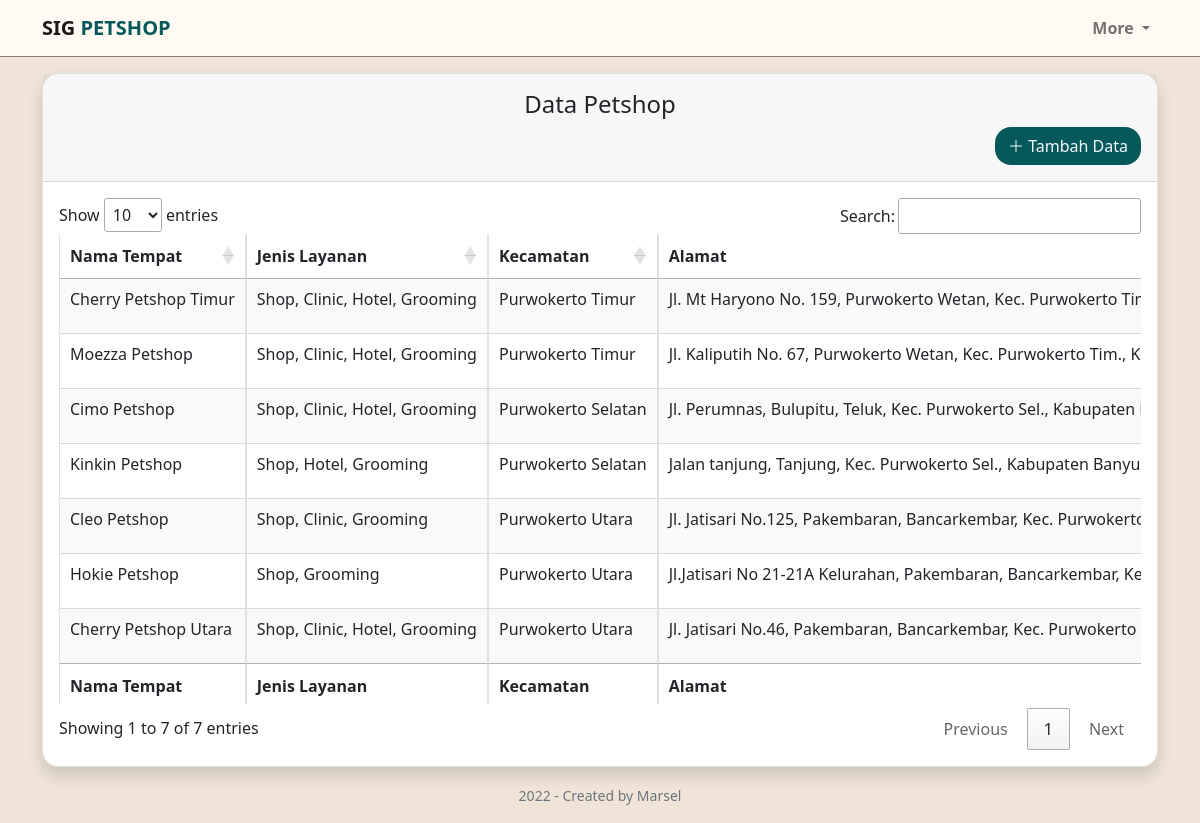
Screenshot of /admin/data-petshop.php (signed in) with the database file from the repository.
### tables this page shows
CREATE TABLE `lokasi` (
  `id_lokasi` int(2) NOT NULL,
  `nama` varchar(50) NOT NULL,
  `info` text NOT NULL,
  `alamat` text NOT NULL,
  `jadwal` text NOT NULL,
  `telp` varchar(20) NOT NULL,
  `layanan` varchar(255) NOT NULL,
  `id_kecamatan` int(2) NOT NULL,
  `id_kelurahan` int(2) NOT NULL,
  `lat` text NOT NULL,
  `lng` text NOT NULL,
  `id_admin` int(2) NOT NULL
);

CREATE TABLE `kecamatan` (
  `id_kecamatan` int(2) NOT NULL,
  `nama_kecamatan` varchar(50) NOT NULL
);

### admin/data-petshop.php (the view, shortened to what this page needs)
<?php
include "koneksi.php";
?>
<!DOCTYPE html>
<html lang="en">
  <head>
    <link href="https://cdn.jsdelivr.net/npm/bootstrap@5.1.3/dist/css/bootstrap.min.css" rel="stylesheet" />
    <link rel="stylesheet" href="https://cdn.datatables.net/1.12.0/css/jquery.dataTables.min.css" />
    <link rel="stylesheet" href="https://cdn.datatables.net/select/1.4.0/css/select.dataTables.min.css" />
    <link rel="stylesheet" href="https://cdn.jsdelivr.net/npm/bootstrap-icons@1.8.2/font/bootstrap-icons.css" />
    <link href="https://api.mapbox.com/mapbox-gl-js/v2.8.2/mapbox-gl.css" rel="stylesheet" />
    <link rel="stylesheet" href="style.css" />
  </head>
  <body>
    <section id="navbar">
      <nav class="navbar navbar-expand-lg navbar-light" style="background-color: #fffaf4">
        <div class="container">
          <a class="navbar-brand" href="dashboard.php">
            <strong>SIG <span style="color: #05595b">PETSHOP</span></strong>
          </a>
          <div class="collapse navbar-collapse justify-content-end" id="navbarTogglerDemo02">
            <ul class="navbar-nav mb-2 mb-lg-0">
              <li class="nav-item dropdown">
                <a class="nav-link dropdown-toggle" href="#" id="navbarDropdown" role="button" data-bs-toggle="dropdown" aria-expanded="false"> <strong>More</strong> </a>
              </li>
            </ul>
          </div>
        </div>
      </nav>
      <hr style="margin: 0px 0px; height: 1px; opacity: 0.5" />
    </section>
    <section id="table-data">
      <div class="table-data">
        <div class="container">
          <div class="card shadow">
            <div class="card-header py-3">
              <h4 class="text-center">Data Petshop</h4>
              <div class="d-flex justify-content-end">
                <a href="tambah-data.php" class="btn btn-block text-light" style="background-color: #05595b;"><i class="bi bi-plus-lg"></i> Tambah Data</a>
              </div>
            </div>
            <div class="card-body">
              <div class="table-responsive">
                <table class="table table-bordered display nowrap" id="dataTable" width="100%" cellspacing="0">
                  <thead>
                    <tr>
                      <th>Nama Tempat</th>
                      <th>Jenis Layanan</th>
                      <th>Kecamatan</th>
                      <th>Alamat</th>
                    </tr>
                  </thead>
                  <tbody>
                      <?php
                      $data = "SELECT l.id_lokasi, l.nama, l.alamat, l.layanan, k.nama_kecamatan
                        FROM lokasi l, kecamatan k WHERE l.id_kecamatan = k.id_kecamatan";
                      $query = mysqli_query($conn, $data);
                      while ($row = mysqli_fetch_assoc($query)) {
                        $id = $row['id_lokasi'];
                        $nama = $row['nama'];
                        $layanan = $row['layanan'];
                        $kecamatan = $row['nama_kecamatan'];
                        $alamat = $row['alamat'];
                        echo "
                        <tr>
                        <td>$id</td>
                        <td>$nama</td>
                        <td>$layanan</td>
                        <td>$kecamatan</td>
                        <td>$alamat</td>
                        <td><a class='btn btn-warning' href='edit-data.php?id=$id'>Ubah</a> <a class='btn btn-danger' href='proses.php?p=hapus_lokasi&&id=$id'>Hapus</a></td>
                        </tr>";
                      }
                      ?>
                  </tbody>
                  <tfoot>
                    <tr>
                      <th>Nama Tempat</th>
                      <th>Jenis Layanan</th>
                      <th>Kecamatan</th>
                      <th>Alamat</th>
                    </tr>
                  </tfoot>
                </table>
              </div>
            </div>
          </div>
        </div>
      </div>
    </section>
    <section id="footer">
      <div class="py-3">
        <div class="container">
          <div class="row">
            <div class="col">
              <p class="text-secondary mb-0 text-center"><small>2022 - Created by Marsel</small></p>
            </div>
          </div>
        </div>
      </div>
    </section>
  </body>
</html>

### admin/style.css (style rules this page uses)
body { background-color: #efe4d7; }
.filter-and-map, .table-data, .tambah-data-form { margin-top: 1em; }
.card { border-radius: 1rem; }
.btn { border-radius: 1em; }

### rows the page displays
lokasi: nama "Cherry Petshop Timur", layanan "Shop, Clinic, Hotel, Grooming", id_kecamatan.nama_kecamatan "Purwokerto Timur", alamat "Jl. Mt Haryono No. 159, Purwokerto Wetan, Kec. Purwokerto…"
lokasi: nama "Moezza Petshop", layanan "Shop, Clinic, Hotel, Grooming", id_kecamatan.nama_kecamatan "Purwokerto Timur", alamat "Jl. Kaliputih No. 67, Purwokerto Wetan, Kec. Purwokerto Tim.,…"
lokasi: nama "Cimo Petshop", layanan "Shop, Clinic, Hotel, Grooming", id_kecamatan.nama_kecamatan "Purwokerto Selatan", alamat "Jl. Perumnas, Bulupitu, Teluk, Kec. Purwokerto Sel., Kabupaten…"
lokasi: nama "Kinkin Petshop", layanan "Shop, Hotel, Grooming", id_kecamatan.nama_kecamatan "Purwokerto Selatan", alamat "Jalan tanjung, Tanjung, Kec. Purwokerto Sel., Kabupaten…"
lokasi: nama "Cleo Petshop", layanan "Shop, Clinic, Grooming", id_kecamatan.nama_kecamatan "Purwokerto Utara", alamat "Jl. Jatisari No.125, Pakembaran, Bancarkembar, Kec.…"
lokasi: nama "Hokie Petshop", layanan "Shop, Grooming", id_kecamatan.nama_kecamatan "Purwokerto Utara", alamat "Jl.Jatisari No 21-21A Kelurahan, Pakembaran, Bancarkembar,…"
lokasi: nama "Cherry Petshop Utara", layanan "Shop, Clinic, Hotel, Grooming", id_kecamatan.nama_kecamatan "Purwokerto Utara", alamat "Jl. Jatisari No.46, Pakembaran, Bancarkembar, Kec. Purwokerto…"
